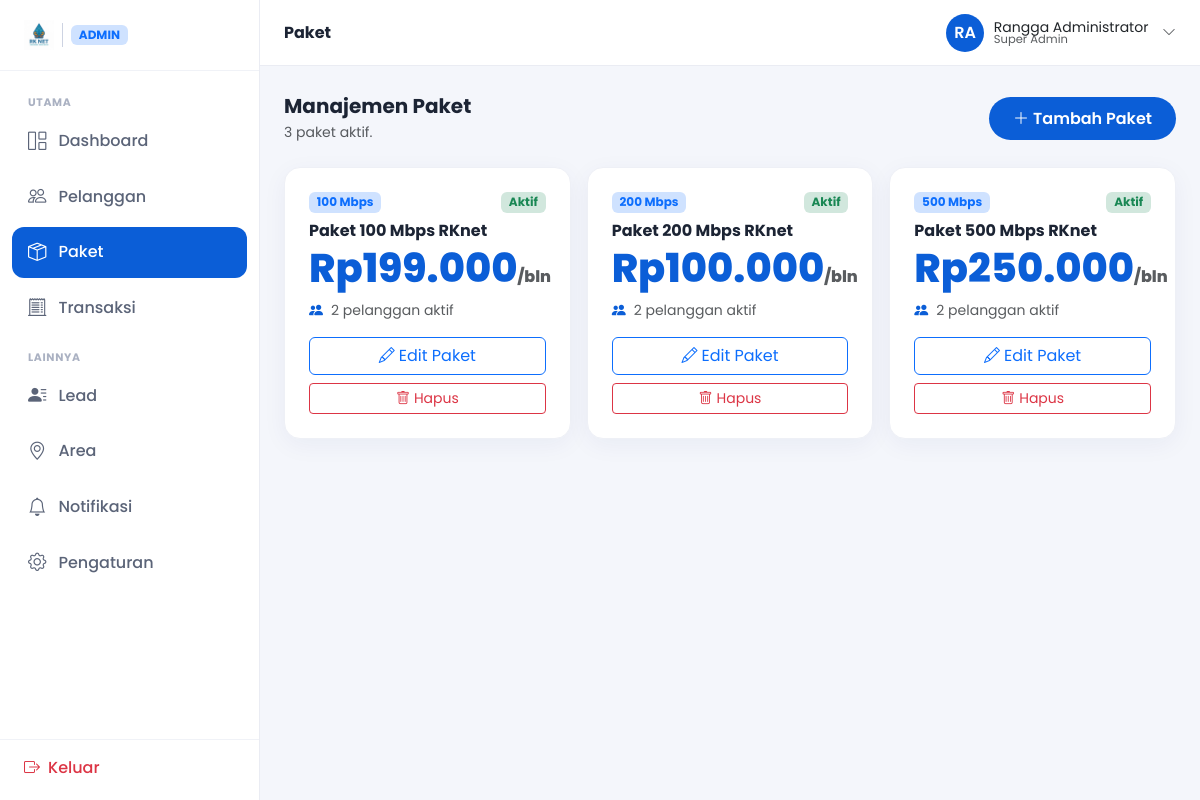
The app's page /admin/paket.php (signed in) with its own data.
### tables this page shows
CREATE TABLE paket (
    id          INT AUTO_INCREMENT PRIMARY KEY,
    nama        VARCHAR(120) NOT NULL,
    kecepatan   VARCHAR(30)  NOT NULL,
    harga       INT          NOT NULL,
    status      VARCHAR(20)  NOT NULL DEFAULT 'aktif'
);

### auth.php (called while the page is built, shortened)
<?php
function idAdminSaatIni(): ?int
{
    return isset($_SESSION['admin_id']) ? (int) $_SESSION['admin_id'] : null;
}

### db.php (called while the page is built, shortened)
<?php
function db(): mysqli
{
    static $db = null;
    if ($db !== null) return $db;
    try {
        $db = new mysqli(DB_HOST, DB_USER, DB_PASS, DB_NAME, DB_PORT);
        $db->set_charset('utf8mb4');
    } catch (mysqli_sql_exception $e) {
        pesanErrorDb('Koneksi database gagal.',
            'Pastikan MySQL berjalan di port ' . DB_PORT . ' dan database <code>' . DB_NAME . '</code> sudah dibuat.');
    }
    return $db;
}
function stmtSiap(string $sql, array $params): mysqli_stmt
{
    $stmt = db()->prepare($sql);
    if ($params) {
        $tipe = '';
        foreach ($params as $p) {
            $tipe .= is_int($p) ? 'i' : (is_float($p) ? 'd' : 's');
        }
        $ref = [$tipe];
        foreach ($params as $i => $v) {
            $ref[] = &$params[$i];
        }
        call_user_func_array([$stmt, 'bind_param'], $ref);
    }
    $stmt->execute();
    return $stmt;
}
function kueri(string $sql, array $params = []): array
{
    return stmtSiap($sql, $params)->get_result()->fetch_all(MYSQLI_ASSOC);
}
function kueriSatu(string $sql, array $params = []): ?array
{
    $baris = stmtSiap($sql, $params)->get_result()->fetch_assoc();
    return $baris ?: null;
}

### admin-config.php (called while the page is built, shortened)
<?php
require_once __DIR__ . '/helpers.php';
require_once __DIR__ . '/db.php';
require_once __DIR__ . '/auth.php';
$admin = kueriSatu("SELECT nama, email, peran FROM admin WHERE id = ?", [idAdminSaatIni()]);
$daftarPaket = kueri(
    "SELECT id, nama, kecepatan, harga, status,
            (SELECT COUNT(*) FROM pelanggan WHERE pelanggan.paket_id = paket.id) AS jumlahPelanggan
     FROM paket ORDER BY id"
);

### helpers.php (called while the page is built)
<?php
if (!function_exists('formatRupiah')) {
    function formatRupiah(int $angka): string
    {
        return 'Rp' . number_format($angka, 0, ',', '.');
    }
}
if (!function_exists('badgeStatus')) {
    function badgeStatus(string $status): array
    {
        return match ($status) {
            'lunas'      => ['kelas' => 'bg-success-subtle text-success',     'label' => 'Telah Dibayar'],
            'menunggu'   => ['kelas' => 'bg-warning-subtle text-warning',     'label' => 'Menunggu Pembayaran'],
            'aktif'      => ['kelas' => 'bg-success-subtle text-success',     'label' => 'Aktif'],
            'nonaktif'   => ['kelas' => 'bg-secondary-subtle text-secondary', 'label' => 'Nonaktif'],
            'baru'       => ['kelas' => 'bg-info-subtle text-info',           'label' => 'Baru'],
            'dihubungi'  => ['kelas' => 'bg-primary-subtle text-primary',     'label' => 'Dihubungi'],
            'terjadwal'  => ['kelas' => 'bg-warning-subtle text-warning',     'label' => 'Terjadwal'],
            'selesai'    => ['kelas' => 'bg-success-subtle text-success',     'label' => 'Selesai'],
            'batal'      => ['kelas' => 'bg-secondary-subtle text-secondary', 'label' => 'Batal'],
            'tercakup'   => ['kelas' => 'bg-success-subtle text-success',     'label' => 'Tercakup'],
            'segera'     => ['kelas' => 'bg-warning-subtle text-warning',     'label' => 'Segera'],
            'terkirim'   => ['kelas' => 'bg-success-subtle text-success',     'label' => 'Terkirim'],
            'draft'      => ['kelas' => 'bg-secondary-subtle text-secondary', 'label' => 'Draft'],
            default      => ['kelas' => 'bg-secondary-subtle text-secondary', 'label' => ucfirst($status)],
        };
    }
}

### admin/paket.php (the view, shortened to what this page needs)
<?php
require __DIR__ . '/../admin-config.php';
$judulHalaman = 'Paket';
?>
<!DOCTYPE html>
<html lang="id">
<?php include __DIR__ . '/partials/shell-head.php'; ?>
<?php include __DIR__ . '/partials/shell-open.php'; ?>
  <div class="d-flex flex-wrap gap-2 align-items-center justify-content-between mb-4">
    <div>
      <h5 class="fw-700 mb-1">Manajemen Paket</h5>
      <p class="text-muted small mb-0"><?= count($daftarPaket) ?> paket aktif.</p>
    </div>
    <button class="btn btn-rk" type="button" data-bs-toggle="modal" data-bs-target="#modalEditPaket"
      data-mode="tambah"><i class="bi bi-plus-lg me-1"></i>Tambah Paket</button>
  </div>
  <div class="row g-3">
    <?php foreach ($daftarPaket as $p): $b = badgeStatus($p['status']); ?>
    <div class="col-md-6 col-xl-4">
      <div class="kartu kartu-pad h-100">
        <div class="d-flex justify-content-between align-items-start mb-2">
          <span class="badge bg-primary-subtle text-primary"><?= htmlspecialchars($p['kecepatan']) ?></span>
          <span class="badge <?= $b['kelas'] ?>"><?= $b['label'] ?></span>
        </div>
        <h6 class="fw-700 mb-1"><?= htmlspecialchars($p['nama']) ?></h6>
        <div class="display-6 fw-800 text-rk mb-2"><?= formatRupiah($p['harga']) ?><small class="fs-6 text-muted fw-400">/bln</small></div>
        <div class="d-flex align-items-center gap-2 text-muted small mb-3">
          <i class="bi bi-people-fill text-rk"></i> <?= number_format($p['jumlahPelanggan'], 0, ',', '.') ?> pelanggan aktif
        </div>
        <button type="button" class="btn btn-outline-primary w-100 btn-edit-paket"
          data-mode="edit"
          data-id="<?= $p['id'] ?>"
          data-nama="<?= htmlspecialchars($p['nama']) ?>"
          data-kecepatan="<?= htmlspecialchars($p['kecepatan']) ?>"
          data-harga="<?= $p['harga'] ?>"
          data-status="<?= htmlspecialchars($p['status']) ?>"
          data-bs-toggle="modal" data-bs-target="#modalEditPaket">
          <i class="bi bi-pencil me-1"></i>Edit Paket
        </button>
        <form method="post" action="aksi-paket.php" class="mt-2" onsubmit="return confirm('Hapus paket ini?')">
          <button type="submit" class="btn btn-outline-danger btn-sm w-100"><i class="bi bi-trash me-1"></i>Hapus</button>
        </form>
      </div>
    </div>
    <?php endforeach; ?>
  </div>
<?php include __DIR__ . '/partials/shell-close.php'; ?>

### admin/partials/topbar.php (shortened to what this page needs)
<?php
$inisial = '';
foreach (explode(' ', trim($admin['nama'])) as $kata) {
    if ($kata !== '') $inisial .= mb_substr($kata, 0, 1);
}
$inisial = mb_strtoupper(mb_substr($inisial, 0, 2));
?>
<header class="portal-topbar">
  <div class="kiri">
    <h6 class="mb-0 fw-700"><?= htmlspecialchars($judulHalaman ?? 'Admin') ?></h6>
  </div>
  <div class="kanan">
    <div class="dropdown">
      <button class="topbar-user btn p-0 border-0 bg-transparent" data-bs-toggle="dropdown" aria-expanded="false">
        <span class="ava"><?= htmlspecialchars($inisial) ?></span>
        <span class="d-none d-sm-flex flex-column text-start lh-1">
          <span class="fw-600 small"><?= htmlspecialchars($admin['nama']) ?></span>
          <span class="text-muted" style="font-size:.72rem"><?= htmlspecialchars($admin['peran']) ?></span>
        </span>
        <i class="bi bi-chevron-down small text-muted ms-1"></i>
      </button>
    </div>
  </div>
</header>

### assets/css/style.css (style rules this page uses)
:root { --rk-blue:#0B5ED7; --rk-blue-dark:#06256E; --rk-blue-soft:#E8F0FE; --rk-cyan:#36C5F0; }
* { scroll-behavior:smooth }
body { font-family:'Poppins',system-ui,sans-serif;color:#1c2434 }
.btn-rk { background:var(--rk-blue);color:#fff;border-radius:50rem;padding:.6rem 1.5rem;font-weight:600;border:0;transition:.2s }
.text-rk { color:var(--rk-blue) }
.fw-700 { font-weight:700 }
.fw-800 { font-weight:800 }

### assets/css/portal.css (style rules this page uses)
body.portal { background:#f4f6fb;font-family:'Poppins',system-ui,sans-serif;color:#1c2434 }
.portal-topbar { background:#fff;border-bottom:1px solid #eaecf3;padding:.85rem 1.5rem; display:flex;align-items:center;justify-content:space-between;position:sticky;top:0;z-index:1020 }
.portal-topbar .kiri { display:flex;align-items:center;gap:.75rem }
.portal-topbar .kanan { display:flex;align-items:center;gap:.5rem }
.topbar-user { display:flex;align-items:center;gap:.6rem;padding:.25rem .35rem .25rem .85rem }
.topbar-user .ava { width:38px;height:38px;border-radius:50%;background:var(--rk-blue);color:#fff;display:flex;align-items:center;justify-content:center;font-weight:600 }
.kartu { background:#fff;border:1px solid #eef0f6;border-radius:1rem;box-shadow:0 6px 24px rgba(6,37,110,.05) }
.kartu-pad { padding:1.5rem }

### records on screen
paket: kecepatan "100 Mbps", status "Aktif", nama "Paket 100 Mbps RKnet", harga "Rp199.000", jumlahPelanggan "2"
paket: kecepatan "200 Mbps", status "Aktif", nama "Paket 200 Mbps RKnet", harga "Rp100.000", jumlahPelanggan "2"
paket: kecepatan "500 Mbps", status "Aktif", nama "Paket 500 Mbps RKnet", harga "Rp250.000", jumlahPelanggan "2"

### other values on screen
$grup "UTAMA"
$menu[0] "Dashboard"
$menu[0] "Pelanggan"
$menu[0] "Paket"
$menu[0] "Transaksi"
$grup "LAINNYA"
$menu[0] "Lead"
$menu[0] "Area"
$menu[0] "Notifikasi"
$menu[0] "Pengaturan"
$judulHalaman "Paket"
$inisial "RA"
$admin['nama'] "Rangga Administrator"
$admin['peran'] "Super Admin"
count($daftarPaket) "3"
